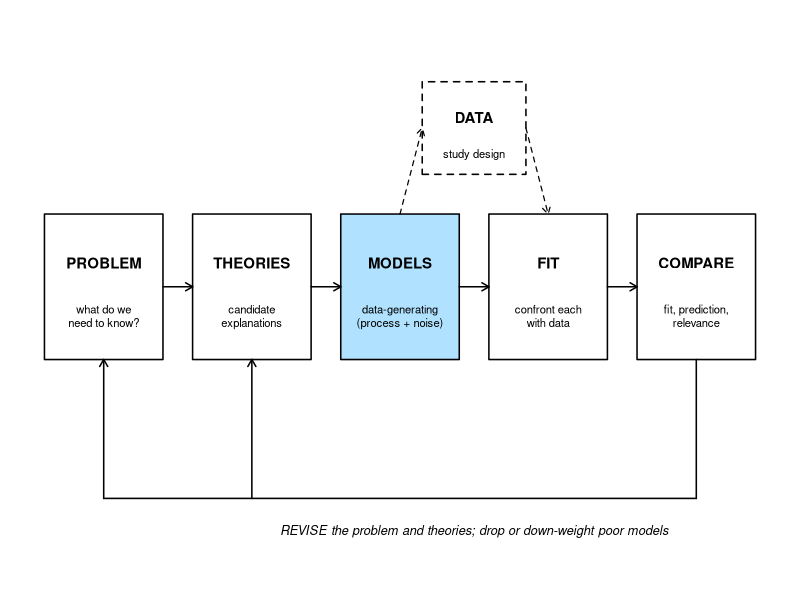
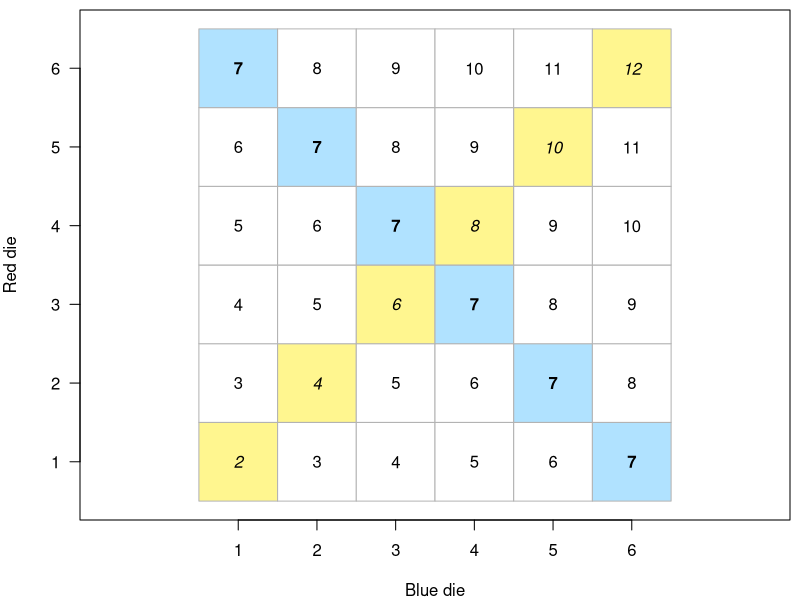
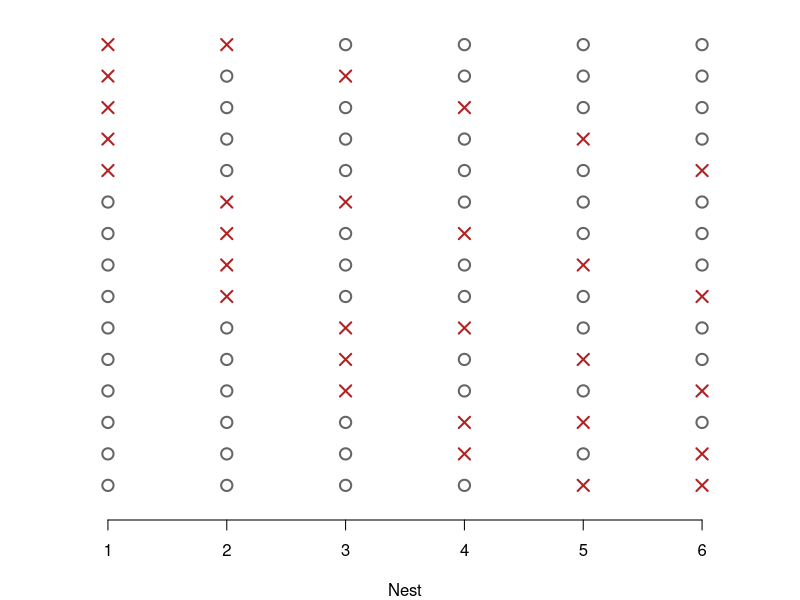

R code for these plots, in order: (Note: this script raises an error after producing the figures.)
## ---- chunk 1
knitr::opts_chunk$set(echo = TRUE, warning = FALSE, message = FALSE,
                      fig.width = 7, fig.height = 4.5, fig.align = "center")

widget <- function(file) htmltools::includeHTML(file.path("widgets", file))
f2 <- function(v) formatC(round(v, 2) + 0, format = "f", digits = 2)
f3 <- function(v) formatC(v, format = "f", digits = 3)
f4 <- function(v) formatC(v, format = "f", digits = 4)
## ---- chunk 2
# scientific workflow schematic; 'highlight' shades one box
draw_workflow <- function(highlight = NULL, cex = 0.9) {
  boxes <- c("PROBLEM", "THEORIES", "MODELS", "FIT", "COMPARE")
  subs <- c("what do we\nneed to know?", "candidate\nexplanations",
            "data-generating\n(process + noise)", "confront each\nwith data",
            "fit, prediction,\nrelevance")
  x <- seq(1, 9, by = 2)
  y <- 2
  w <- 0.8
  h <- 0.55
  shade <- function(lab) if (!is.null(highlight) && lab == highlight) "lightskyblue1" else "white"
  par(mar = c(0, 0, 0, 0))
  plot(NA, xlim = c(0, 10), ylim = c(-0.2, 4), axes = FALSE, xlab = "", ylab = "")
  for (i in seq_along(boxes)) {
    rect(x[i] - w, y - h, x[i] + w, y + h, col = shade(boxes[i]), lwd = 1.5)
    text(x[i], y + 0.18, boxes[i], font = 2, cex = cex)
    text(x[i], y - 0.22, subs[i], cex = cex * 0.75)
  }
  arrows(x[-5] + w, y, x[-1] - w, y, length = 0.08, lwd = 1.5)
  rect(6 - 0.7, 3.2 - 0.35, 6 + 0.7, 3.2 + 0.35, lty = 2, lwd = 1.5,
       col = if (identical(highlight, "DATA")) "lightskyblue1" else NA)
  text(6, 3.28, "DATA", font = 2, cex = cex)
  text(6, 3.0, "study design", cex = cex * 0.75)
  arrows(x[3], y + h, 6 - 0.7, 3.2, length = 0.08, lty = 2, lwd = 1.2)
  arrows(6 + 0.7, 3.2, x[4], y + h, length = 0.08, lty = 2, lwd = 1.2)
  segments(x[5], y - h, x[5], 0.4, lwd = 1.5)
  segments(x[5], 0.4, x[1], 0.4, lwd = 1.5)
  arrows(x[c(1, 2)], 0.4, x[c(1, 2)], y - h, length = 0.08, lwd = 1.5)
  text(6, 0.15, "REVISE the problem and theories; drop or down-weight poor models",
       cex = cex * 0.85, font = 3)
}

# bar chart of a pmf with the mean marked by a triangle under the axis
pmf_plot <- function(x, p, xlab, main = "", col = "grey60", ylim = NULL) {
  mids <- barplot(p, names.arg = x, col = col, border = NA, ylim = ylim,
                  xlab = xlab, ylab = "Probability", main = main)
  mu <- sum(x * p)
  pos <- approx(x, mids, xout = mu)$y
  points(pos, 0, pch = 17, cex = 1.6, col = "firebrick", xpd = TRUE)
  invisible(mids)
}
## ---- chunk 3
draw_workflow("MODELS")
## ---- chunk 4
s <- outer(1:6, 1:6, "+")
par(mar = c(4, 4, 0.5, 0.5))
plot(NA, xlim = c(0.5, 6.5), ylim = c(0.5, 6.5), xaxt = "n", yaxt = "n",
     xlab = "Blue die", ylab = "Red die", asp = 1)
axis(1, at = 1:6)
axis(2, at = 1:6, las = 1)
for (r in 1:6) for (b in 1:6) {
  fill <- if (s[r, b] == 7) "lightskyblue1" else if (r == b) "khaki1" else "white"
  rect(b - 0.5, r - 0.5, b + 0.5, r + 0.5, col = fill, border = "grey70")
  text(b, r, s[r, b], font = if (r == b) 3 else if (s[r, b] == 7) 2 else 1)
}
## ---- chunk 5
12 * 11 * 10 * 9          # ordered visits
choose(12, 4)             # sets of 4 ponds
choose(30, 5)             # lottery tickets from the WOD
## ---- chunk 6
fails <- combn(6, 2)
par(mar = c(4, 1, 0.5, 0.5))
plot(NA, xlim = c(0.5, 6.5), ylim = c(0.5, 15.5), yaxt = "n", xaxt = "n",
     xlab = "Nest", ylab = "", bty = "n")
axis(1, at = 1:6)
for (j in 1:15) {
  failed <- 1:6 %in% fails[, j]
  points(1:6, rep(16 - j, 6), pch = ifelse(failed, 4, 1),
         cex = 1.5, lwd = 2, col = ifelse(failed, "firebrick", "grey40"))
}
## ---- chunk 7
choose(6, 2) * 0.25^2 * 0.75^4
dbinom(2, size = 6, prob = 0.25)
## ---- chunk 8
n_people <- 25
p_all_diff <- prod((365 - 0:(n_people - 1)) / 365)
1 - p_all_diff
choose(n_people, 2)
## ---- chunk 9
widget("birthday.html")
## ---- chunk 10
x_nest <- 0:6
p_nest <- dbinom(x_nest, size = 6, prob = 0.25)
round(p_nest, 3)
sum(p_nest)
## ---- chunk 11
par(mar = c(4, 4, 0.5, 0.5))
pmf_plot(x_nest, p_nest, xlab = "Failed nests (of 6)")
## ---- chunk 12
dunif(7.05, min = 7.0, max = 7.1)
## ---- chunk 13
pnorm(24, mean = 22, sd = 4) - pnorm(20, mean = 22, sd = 4)   # P(20 <= X <= 24)
dnorm(22, mean = 22, sd = 4)                                    # a density, per cm
## ---- chunk 14
widget("density_area.html")
## ---- chunk 15
set.seed(4)
routes <- rbinom(40, size = 6, prob = 0.25)
counts <- table(factor(routes, levels = 0:6))
counts
mean(routes)
sum(0:6 * counts / 40)
## ---- chunk 16
sum(x_nest * p_nest)                                     # binomial: N p = 1.5
integrate(function(x) x * dexp(x, rate = 1.5), 0, Inf)    # exponential: 1 / rate
## ---- chunk 17
mu_nest <- sum(x_nest * p_nest)
sum((x_nest - mu_nest)^2 * p_nest)       # E[(X - mu)^2]
sum(x_nest^2 * p_nest) - mu_nest^2       # E[X^2] - mu^2
6 * 0.25 * 0.75                          # binomial formula N p (1 - p)
## ---- chunk 18
factorial(365)
365^25
## ---- chunk 19
log_p <- lfactorial(365) - lfactorial(365 - 25) - 25 * log(365)
exp(log_p)
p_all_diff
## ---- chunk 20
set.seed(746)
xbar_5 <- replicate(10000, mean(rnorm(5, mean = 22, sd = 4)))
var(xbar_5)        # theory: 16 / 5 = 3.2
sd(xbar_5)         # theory: 4 / sqrt(5)
## ---- chunk 21
set.seed(747)
xbar_list <- list(rnorm(10000, 22, 4),
                  xbar_5,
                  replicate(10000, mean(rnorm(20, 22, 4))))
labs <- c("n = 1 (single fish)", "n = 5", "n = 20")
par(mfrow = c(1, 3), mar = c(4, 4, 2, 0.5))
for (j in 1:3) {
  hist(xbar_list[[j]], breaks = seq(0, 44, by = 0.5), xlim = c(8, 36),
       col = "grey80", border = "white", main = labs[j],
       xlab = "Mean length (cm)", freq = FALSE)
}
par(mfrow = c(1, 1))
## ---- chunk 22
knitr::kable(data.frame(
  Prefix = c("`d`", "`p`", "`q`", "`r`"),
  Returns = c("probability (pmf) or density (pdf) at x",
              "cumulative probability, P(X ≤ x)",
              "quantile: the x with P(X ≤ x) equal to a given probability",
              "random draws"),
  `Trout example` = c("`dnorm(22, 22, 4)`", "`pnorm(30, 22, 4)`",
                      "`qnorm(0.9, 22, 4)`", "`rnorm(5, 22, 4)`"),
  check.names = FALSE))
## ---- chunk 23
dnorm(22, mean = 22, sd = 4)         # density at 22 cm
1 - pnorm(30, mean = 22, sd = 4)     # P(a trout is longer than 30 cm)
qnorm(0.9, mean = 22, sd = 4)        # 90% of trout are shorter than this
set.seed(1)
rnorm(5, mean = 22, sd = 4)          # five simulated trout
## ---- chunk 24
par(mfrow = c(1, 4), mar = c(4, 4, 2, 0.5))
curve(dnorm(x, 22, 4), 8, 36, lwd = 2, xlab = "Length (cm)", ylab = "Density",
      main = "d: density")
segments(22, 0, 22, dnorm(22, 22, 4), lty = 2)
curve(pnorm(x, 22, 4), 8, 36, lwd = 2, xlab = "Length (cm)",
      ylab = "P(X ≤ x)", main = "p: cumulative")
segments(30, 0, 30, pnorm(30, 22, 4), lty = 2)
segments(8, pnorm(30, 22, 4), 30, pnorm(30, 22, 4), lty = 2)
curve(pnorm(x, 22, 4), 8, 36, lwd = 2, xlab = "Length (cm)",
      ylab = "P(X ≤ x)", main = "q: quantile")
segments(8, 0.9, qnorm(0.9, 22, 4), 0.9, lty = 2)
arrows(qnorm(0.9, 22, 4), 0.9, qnorm(0.9, 22, 4), 0, lty = 2, length = 0.07)
set.seed(2)
hist(rnorm(1000, 22, 4), breaks = 30, col = "grey80", border = "white",
     xlim = c(8, 36), xlab = "Length (cm)", main = "r: 1000 draws")
par(mfrow = c(1, 1))
## ---- chunk 25
x_seed <- 0:15
par(mfrow = c(1, 2), mar = c(4, 4, 2, 0.5))
pmf_plot(x_seed, dpois(x_seed, 4), xlab = "Seeds per quadrat",
         main = "Poisson(4)", ylim = c(0, 0.22))
pmf_plot(x_seed, dnbinom(x_seed, mu = 4, size = 1.5), xlab = "Seeds per quadrat",
         main = "NegBin(4, k = 1.5)", ylim = c(0, 0.22))
par(mfrow = c(1, 1))
## ---- chunk 26
c(poisson = 4, negbin = 4 + 4^2 / 1.5)                             # variances
c(poisson = dpois(0, 4), negbin = dnbinom(0, mu = 4, size = 1.5))  # P(no seeds)
## ---- chunk 27
par(mfrow = c(1, 4), mar = c(4, 4, 2, 0.5))
curve(dgamma(x, shape = 2, scale = 2), 0, 15, lwd = 2, xlab = "Biomass (g)",
      ylab = "Density", main = "Gamma(a = 2, s = 2)")
curve(dexp(x, rate = 1.5), 0, 4, lwd = 2, xlab = "Hours between visits",
      ylab = "Density", main = "Exponential(1.5)")
curve(dlnorm(x, meanlog = 2, sdlog = 0.5), 0, 25, lwd = 2, xlab = "Body mass (g)",
      ylab = "Density", main = "Lognormal(2, 0.5)")
curve(dbeta(x, 2, 5), 0, 1, lwd = 2, xlab = "Proportion cover",
      ylab = "Density", main = "Beta(2, 5)")
par(mfrow = c(1, 1))
## ---- chunk 28
widget("distribution_explorer.html")
## ---- chunk 29
knitr::kable(data.frame(
  Data = c("successes out of a known number of trials",
           "counts with no fixed upper limit, events independent",
           "counts with no fixed upper limit, clumped or overdispersed",
           "continuous, symmetric, can be negative",
           "continuous, positive, right-skewed",
           "waiting times between independent events",
           "proportions or probabilities between 0 and 1"),
  Consider = c("binomial", "Poisson", "negative binomial", "normal",
               "gamma or lognormal", "exponential", "beta")))
## ---- chunk 30
set.seed(14)
seeds <- rnbinom(20, mu = 4, size = 1.5)
seeds
c(mean = mean(seeds), variance = var(seeds), ratio = var(seeds) / mean(seeds))
## ---- chunk 31
m <- mean(seeds)
k_hat <- m / (var(seeds) / m - 1)
k_hat
## ---- chunk 32
x_q <- 0:16
obs <- table(factor(seeds, levels = x_q))
par(mar = c(4, 4, 0.5, 0.5))
mids <- barplot(obs, col = "grey80", border = NA, ylim = c(0, 5),
                xlab = "Seeds per quadrat", ylab = "Number of quadrats")
points(mids, 20 * dpois(x_q, m), pch = 16, type = "b", lty = 2)
points(mids, 20 * dnbinom(x_q, mu = m, size = k_hat), pch = 17, type = "b",
       col = "firebrick")
legend("topright", c("Poisson", "negative binomial"), pch = c(16, 17),
       lty = c(2, 1), col = c("black", "firebrick"), bty = "n")
## ---- chunk 33
set.seed(5)
rates <- rgamma(10000, shape = 1.5, scale = 4 / 1.5)   # quadrat-to-quadrat variation
y_mix <- rpois(10000, rates)
c(mean = mean(y_mix), variance = var(y_mix))          # NegBin: 4 and 4 + 4^2 / 1.5
## ---- chunk 34
x_c <- 0:20
par(mar = c(4, 4, 0.5, 0.5))
mids <- barplot(table(factor(y_mix, levels = x_c)) / 10000, col = "grey80",
                border = NA, ylim = c(0, 0.17), xlab = "Seeds per quadrat",
                ylab = "Proportion")
points(mids, dnbinom(x_c, mu = 4, size = 1.5), pch = 17, col = "firebrick")
legend("topright", c("gamma-Poisson simulation", "NegBin(4, k = 1.5)"),
       fill = c("grey80", NA), border = NA, pch = c(NA, 17),
       col = c(NA, "firebrick"), bty = "n")
